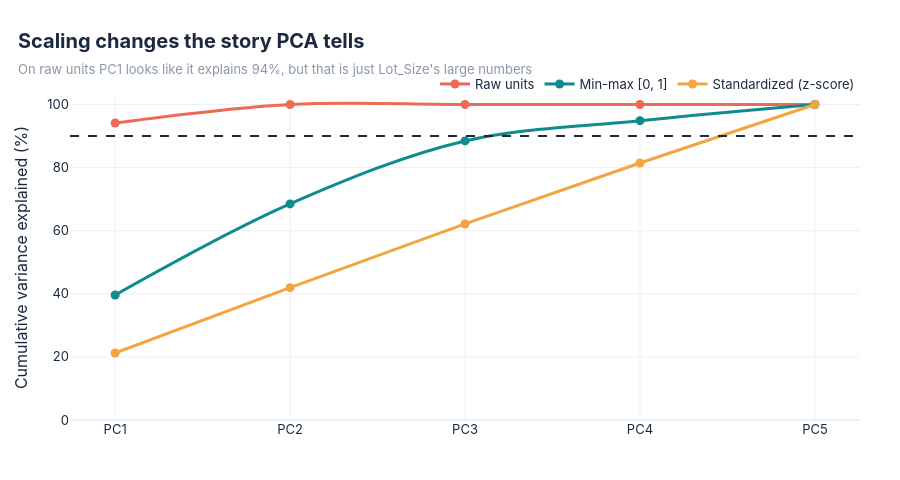

Notebook cell for this chart:
### Code cell
comparison = PCAAnalyzer.compare_scalings(df[FEATURES], X)
fig = viz.scaling_comparison(comparison)
fig.show()
(comparison * 100).round(1)

### Figure 1 — Plotly figure (JSON) as saved in the notebook; plotly's stock layout.template omitted (floating-point values rounded to 4 significant figures)
{"data": [{"hovertemplate": "Raw units<br>%{x}: %{y:.1f}%<extra></extra>", "line": {"color": "#EC6B56", "shape": "spline", "width": 3}, "marker": {"size": 9}, "mode": "lines+markers", "name": "Raw units", "type": "scatter", "x": ["PC1", "PC2", "PC3", "PC4", "PC5"], "y": [94.11, 99.99, 100.0, 100.0, 100.0]}, {"hovertemplate": "Min-max [0, 1]<br>%{x}: %{y:.1f}%<extra></extra>", "line": {"color": "#0F8B8D", "shape": "spline", "width": 3}, "marker": {"size": 9}, "mode": "lines+markers", "name": "Min-max [0, 1]", "type": "scatter", "x": ["PC1", "PC2", "PC3", "PC4", "PC5"], "y": [39.61, 68.49, 88.44, 94.86, 100.0]}, {"hovertemplate": "Standardized (z-score)<br>%{x}: %{y:.1f}%<extra></extra>", "line": {"color": "#F2A541", "shape": "spline", "width": 3}, "marker": {"size": 9}, "mode": "lines+markers", "name": "Standardized (z-score)", "type": "scatter", "x": ["PC1", "PC2", "PC3", "PC4", "PC5"], "y": [21.24, 41.95, 62.13, 81.45, 100.0]}], "layout": {"height": 480, "legend": {"orientation": "h", "x": 1, "xanchor": "right", "y": 1.08}, "margin": {"b": 60, "l": 70, "r": 40, "t": 95}, "shapes": [{"line": {"color": "#1B2A41", "dash": "dash"}, "type": "line", "x0": 0, "x1": 1, "xref": "x domain", "y0": 90, "y1": 90, "yref": "y"}], "title": {"text": "<b>Scaling changes the story PCA tells</b><br><span style='font-size:13px;color:#8A97A8'>On raw units PC1 looks like it explains 94%, but that is just Lot_Size's large numbers</span>"}, "yaxis": {"range": [0, 103], "title": {"text": "Cumulative variance explained (%)"}}}}
